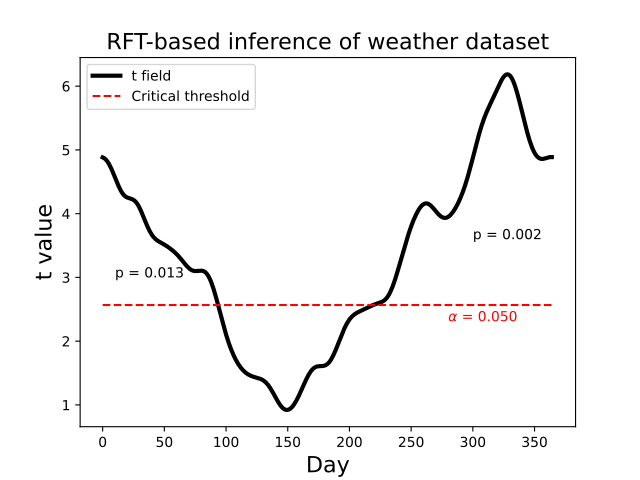

This figure's Python source:

import numpy as np
from scipy.ndimage.filters import gaussian_filter1d
from matplotlib import pyplot
import rft1d




#(0) Load weather data:
weather  = rft1d.data.weather() #dictionay containing geographical locations
### choose two geographical locations:
yA,yB    = weather['Atlantic'], weather['Continental']
### smooth:
yA       = gaussian_filter1d(yA, 8.0, axis=1, mode='wrap')
yB       = gaussian_filter1d(yB, 8.0, axis=1, mode='wrap')




#(1) Two-sample t statistic (comparing just the two largest groups):
nA,nB    = yA.shape[0], yB.shape[0]  #sample sizes
mA,mB    = yA.mean(axis=0), yB.mean(axis=0)  #means
sA,sB    = yA.std(ddof=1, axis=0), yB.std(ddof=1, axis=0)  #standard deviations
s        = np.sqrt(    ((nA-1)*sA*sA + (nB-1)*sB*sB)  /  (nA + nB - 2)     )  #pooled standard deviation
t        = (mA-mB) / ( s *np.sqrt(1.0/nA + 1.0/nB))  #t field




#(2) Estimate field smoothness:
rA,rB    = yA-mA, yB-mB  #residuals
r        = np.vstack([rA,rB])
FWHM     = rft1d.geom.estimate_fwhm(r)



#(3) Critical threshold (classical hypothesis testing):
alpha    = 0.05
df       = nA + nB - 2  #degrees of freedom
Q        = yA.shape[1]  #number of nodes (field length = Q-1)
tstar    = rft1d.t.isf(alpha, df, Q, FWHM) #inverse survival function



#(4) Get upcrossing metrics:
calc      = rft1d.geom.ClusterMetricCalculator()
k         = calc.cluster_extents(t, tstar, interp=True)
k_resels  = [kk/FWHM for kk in k]
nClusters = len(k)



#(5) Probabilities:
rftcalc  = rft1d.prob.RFTCalculator(STAT='T', df=(1,df), nodes=Q, FWHM=FWHM)
Pset     = rftcalc.p.set(nClusters, min(k_resels), tstar)
Pcluster = [rftcalc.p.cluster(kk, tstar)   for kk in k_resels]




#(6) Plot:
pyplot.close('all')
ax     = pyplot.axes()
ax.plot(t, 'k', lw=3, label='t field')
ax.plot([0,Q], [tstar]*2, 'r--', label='Critical threshold')
### legend:
ax.legend(loc='upper left')
### cluster p values:
ax.text(10, 3.0,  'p = %.3f'%Pcluster[0])
ax.text(300, 3.6, 'p = %.3f'%Pcluster[1])
ax.text(280, 2.3, r'$\alpha$ = %.3f'%alpha, color='r')
### axis labels:
ax.set_xlabel('Day', size=16)
ax.set_ylabel('t value', size=16)
ax.set_title('RFT-based inference of weather dataset', size=20)
# pyplot.show()
